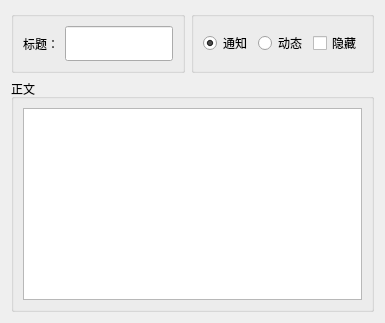
          <widget class="QWidget" name="tab_7">
           <attribute name="title">
            <string>编辑（Markdown）</string>
           </attribute>
           <layout class="QGridLayout" name="gridLayout_93">
            <item row="0" column="0">
             <widget class="QGroupBox" name="groupBox_48">
              <property name="title">
               <string/>
              </property>
              <layout class="QGridLayout" name="gridLayout_97">
               <item row="0" column="0">
                <widget class="QLabel" name="label_100">
                 <property name="maximumSize">
                  <size>
                   <width>70</width>
                   <height>16777215</height>
                  </size>
                 </property>
                 <property name="text">
                  <string>标题：</string>
                 </property>
                </widget>
               </item>
               <item row="0" column="1">
                <widget class="QLineEdit" name="lineEdit_manageContents">
                 <property name="minimumSize">
                  <size>
                   <width>0</width>
                   <height>35</height>
                  </size>
                 </property>
                </widget>
               </item>
              </layout>
             </widget>
            </item>
            <item row="1" column="0" colspan="2">
             <widget class="QGroupBox" name="groupBox_49">
              <property name="title">
               <string>正文</string>
              </property>
              <layout class="QGridLayout" name="gridLayout_98">
               <item row="0" column="0">
                <widget class="QPlainTextEdit" name="contents_editor">
                 <property name="plainText">
                  <string/>
                 </property>
                 <property name="placeholderText">
                  <string>在此输入内容，支持Markdown语法...</string>
                 </property>
                </widget>
               </item>
              </layout>
             </widget>
            </item>
            <item row="0" column="1">
             <widget class="QGroupBox" name="groupBox_45">
              <property name="title">
               <string/>
              </property>
              <layout class="QGridLayout" name="gridLayout_96">
               <item row="0" column="0">
                <widget class="QRadioButton" name="rBtn_mCNotice">
                 <property name="text">
                  <string>通知</string>
                 </property>
                 <property name="checked">
                  <bool>true</bool>
                 </property>
                </widget>
               </item>
               <item row="0" column="1">
                <widget class="QRadioButton" name="rBtn_mCPost">
                 <property name="text">
                  <string>动态</string>
                 </property>
                </widget>
               </item>
               <item row="0" column="2">
                <widget class="QCheckBox" name="checkBox_mCisHide">
                 <property name="text">
                  <string>隐藏</string>
                 </property>
                </widget>
               </item>
              </layout>
             </widget>
            </item>
           </layout>
          </widget>
